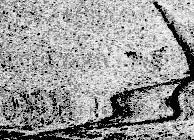
#> input picture backend/ml_artifacts/datasets/ocean_eye_cls/train/engineering_platform/p10_c6.jpg, 194 x 140 px
$ python -i preprocessing.py   (imports and definitions only)
#> lines starting #> are read from the running program, lines starting #| are printed output that depends on the picture
#> further down, picture is the input picture: shape (140, 194, 3); min 0, max 255, mean 154.6
"""Preprocessing stage: denoise + contrast-stretch the raw sonar waterfall image before detection.

Exposed separately from the detector so the Upload page can render an honest before/after preview
without running full inference.
"""
import cv2
import numpy as np


def preprocess(image: np.ndarray) -> np.ndarray:
    gray = image if image.ndim == 2 else cv2.cvtColor(image, cv2.COLOR_BGR2GRAY)
    denoised = cv2.fastNlMeansDenoising(gray, h=8, templateWindowSize=7, searchWindowSize=21)
    clahe = cv2.createCLAHE(clipLimit=2.5, tileGridSize=(8, 8))
    contrast_stretched = clahe.apply(denoised)
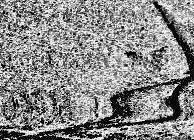
#> contrast_stretched: shape (140, 194); min 1, max 255, mean 138.1
    return contrast_stretched


def encode_png(image: np.ndarray) -> bytes:
    ok, buf = cv2.imencode(".png", image)
    if not ok:
        raise ValueError("failed to encode image as PNG")
    return buf.tobytes()

>>> import cv2
>>> picture = cv2.imread('../../ml_artifacts/datasets/ocean_eye_cls/train/engineering_platform/p10_c6.jpg')
>>> result = preprocess(picture)

$ run again, on backend/ml_artifacts/datasets/ocean_eye_cls/train/engineering_platform/p11_c2.jpg
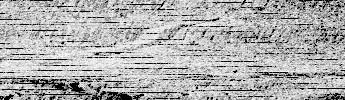
#> input picture backend/ml_artifacts/datasets/ocean_eye_cls/train/engineering_platform/p11_c2.jpg, 345 x 100 px
#> picture is the input picture: shape (100, 345, 3); min 0, max 255, mean 173.6
#> in preprocess, `contrast_stretched = clahe.apply(denoised)`:
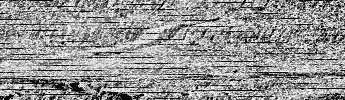
#> contrast_stretched: shape (100, 345); min 1, max 255, mean 147.6

$ run again, on backend/ml_artifacts/datasets/ocean_eye_cls/train/engineering_platform/p23_c5.jpg
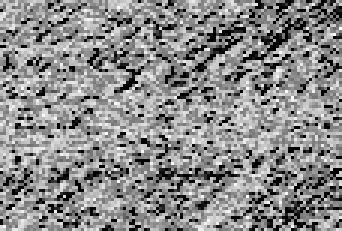
#> input picture backend/ml_artifacts/datasets/ocean_eye_cls/train/engineering_platform/p23_c5.jpg, 114 x 77 px (shown 3 times larger)
#> picture is the input picture: shape (77, 114, 3); min 0, max 255, mean 138.4
#> in preprocess, `contrast_stretched = clahe.apply(denoised)`:
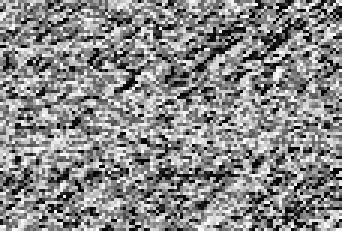
#> contrast_stretched: shape (77, 114) (shown 3 times larger); min 3, max 255, mean 136.7

$ run again, on backend/ml_artifacts/datasets/ocean_eye_cls/train/engineering_platform/p23_c7.jpg
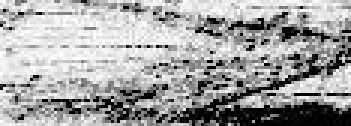
#> input picture backend/ml_artifacts/datasets/ocean_eye_cls/train/engineering_platform/p23_c7.jpg, 117 x 42 px (shown 3 times larger)
#> picture is the input picture: shape (42, 117, 3); min 0, max 255, mean 163.7
#> in preprocess, `contrast_stretched = clahe.apply(denoised)`:
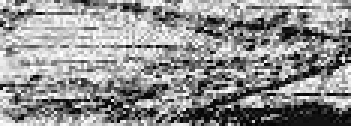
#> contrast_stretched: shape (42, 117) (shown 3 times larger); min 4, max 255, mean 145.2
